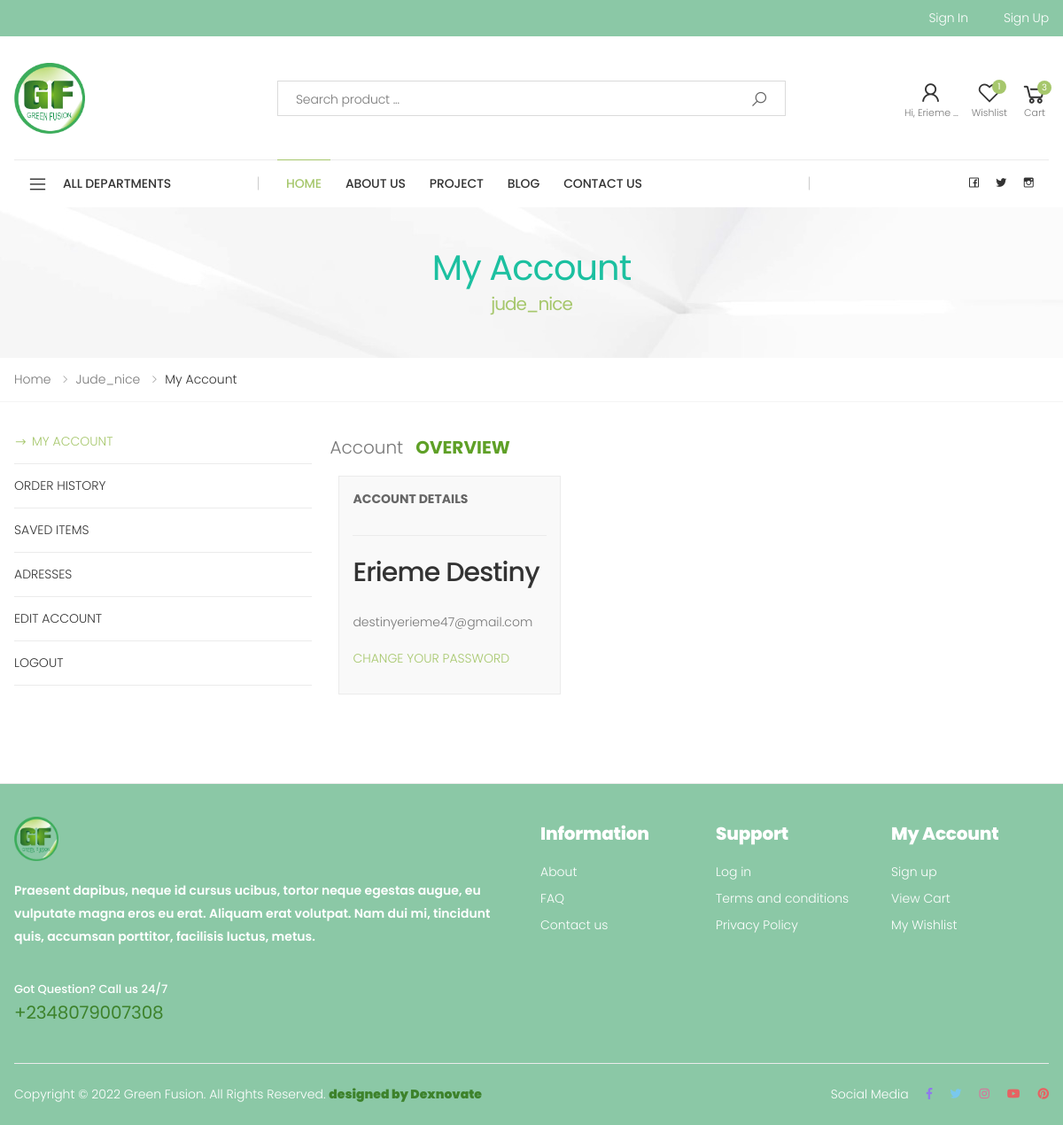
The page /dashboard/ (signed in) on the database its author committed.
### index/models.py (models this page shows, shortened)
class CustomUser(AbstractUser):
    fullname = models.CharField(max_length=50, default='')
    phonenumber = models.CharField(max_length=15, default='')

### index/views.py (the view, shortened to what this page needs)
# urls.py: path('dashboard/', views.dashboard, name='dashboard'),
def dashboard(request):
    wishlist = Wishlist.objects.filter(user=request.user)
    form = EditAccount(request.POST or None)
    context = {'wishlist':wishlist,'form': form}
    return render(request, 'account/dashboard.html',context)

### index/forms.py
class EditAccount(forms.ModelForm):
    class Meta:
        model = CustomUser
        fields = [
            'fullname',
            'phonenumber',
            'email',
        ]

### index/context_processors.py (called while the page is built)
def nav_cats(request):
        return {'nav_cats': Category.objects.all()}

### index/models.py (called while the page is built)
    @property
    def imageURL(self):
        try:
            url = self.image.url
        except:
            url = ''
        return url

### index/templatetags/cart_template_tags.py (called while the page is built)
@register.filter()
def cart_item_count(user):
    if user.is_authenticated:
        qs = CartModel.objects.filter(user=user,order=False)
        if qs.exists():
            return qs.count()
    return 0

@register.filter()
def wish_count(user):
    if user.is_authenticated:
        lister = Wishlist.objects.filter(user=user)
        if lister.exists():
            return lister.count()
    return 0

### template/account/dashboard.html (shortened to what this page needs)
{% extends 'base.html' %}
{%   load crispy_forms_tags  %}
{% load humanize %}
{% load static %}
{% load i18n %}
{% load account socialaccount %}
{% block body %}
        <main class="main">
        	<div class="page-header text-center" style="background-image: url('assets/images/page-header-bg.jpg')">
        		<div class="container">
        			<h1 class="page-title">My Account<span>{{  user }}</span></h1>
        		</div>
        	</div>
            <nav aria-label="breadcrumb" class="breadcrumb-nav mb-3">
                <div class="container">
                    <ol class="breadcrumb">
                        <li class="breadcrumb-item"><a href="{%  url 'index:home' %}">Home</a></li>
                        <li class="breadcrumb-item"><a href="#">{{  user }}</a></li>
                        <li class="breadcrumb-item active" aria-current="page">My Account</li>
                    </ol>
                </div>
            </nav>
            <div class="page-content">
            	<div class="dashboard">
	                <div class="container">
	                	<div class="row">
	                		<aside class="col-md-4 col-lg-3">
	                			<ul class="nav nav-dashboard flex-column mb-3 mb-md-0 text-uppercase" role="tablist">
									{%  if user.is_authenticated %}
								    <li class="nav-item">
								        <a class="nav-link active" id="tab-dashboard-link"
										data-toggle="tab" href="#tab-dashboard" role="tab"
										aria-controls="tab-dashboard" aria-selected="true">
										My account
									   </a>
								    </li>
									{%  else %}
								    <li class="nav-item">
										 <a class="nav-link active" id="tab-dashboard-link"
										 data-toggle="tab" href="#tab-dashboard" role="tab"
										 aria-controls="tab-dashboard" aria-selected="true">my account</a>
								    </li>
									{% endif %}
								    <li class="nav-item">
								        <a class="nav-link" id="tab-orders-link" data-toggle="tab"
										href="#tab-orders" role="tab" aria-controls="tab-orders" aria-selected="false">ORDER HISTORY</a>
								    </li>
								    <li class="nav-item">
								        <a class="nav-link" id="tab-downloads-link"
										data-toggle="tab" href="#tab-downloads"
										role="tab" aria-controls="tab-downloads" aria-selected="false">Saved Items</a>
								    </li>
								    <li class="nav-item">
								        <a class="nav-link" id="tab-address-link" data-toggle="tab"
										 href="#tab-address" role="tab" aria-controls="tab-address" aria-selected="false">Adresses</a>
								    </li>
								    <li class="nav-item">
								        <a class="nav-link" id="tab-account-link" data-toggle="tab"
										href="#tab-account" role="tab" aria-controls="tab-account" aria-selected="false">Edit Account</a>
								    </li>
								    <li class="nav-item">
								        <a class="nav-link" href="{%  url 'account_logout' %}">Logout</a>
								    </li>
								</ul>
	                		</aside>
	                		<div class="col-md-8 col-lg-9">
	                			<div class="tab-content">
								    <div class="tab-pane fade show active" id="tab-dashboard" role="tabpanel" aria-labelledby="tab-dashboard-link">
								    	{%  if user.is_authenticated %}
										<p style="font-size:20px;">
											Account
											<span class="font-weight-bold text-uppercase" style="font-size: 20px;color:#5FA027">&nbsp;&nbsp;Overview </span>
								    	</p>
										<div class="container">
											<div class="row">
												<div class="col-sm-4">
													<div class="card  card-dashboard p-4">
														<div class="card-header ">
															ACCOUNT DETAILS
														</div>
														<hr>
														<h3>
															{{  user.fullname }}
														</h3>
														<p>
														<p>{{ user.email }}</p>
														<a href="{% url 'account_reset_password' %}">CHANGE YOUR PASSWORD</a></p>
													</div>
												</div>
											</div>
										</div>
										{%  endif %}
								    </div>
								</div>
	                		</div>
	                	</div>
	                </div>
                </div>
            </div>
        </main>
{% endblock  %}

### template/header.html (shortened to what this page needs)
{%  load cart_template_tags %}
{%  load static %}
<header class="header header-2 header-intro-clearance">
    <div class="header-top">
        <div class="container">
            <div class="header-right pt-1 pb-1">
                <ul class="top-menu d-flex  text-white">
                    <li>
                        <ul>
                            <li class="d-none d-lg-block"><a href="{% url 'account_login' %}">Sign in</a></li>
                        </ul>
                    </li>
                    <li>
                        <ul>
                            <li class="d-none d-lg-block"><a href="{% url 'account_signup' %}">Sign up</a></li>
                        </ul>
                    </li>
                </ul>
            </div>
        </div>
    </div>
    <div class="header-middle">
        <div class="container">
            <div class="header-left">
                <a href="{%  url 'index:home'  %}" class="logo">
                    <img src="{% static 'assets/images/solar/logo.png' %}" alt="Molla Logo" width="80" height="25">
                </a>
            </div>
            <div class="header-center">
                <div
                    class="header-search header-search-extended header-search-visible header-search-no-radius d-none d-lg-block">
                    <form  action="{% url 'index:search' %}" method="post">
                        <div class="header-search-wrapper search-wrapper-wide">
                            <input type="search" class="form-control" name="searched" placeholder="Search product ..." required>
                            <button class="btn btn-primary" type="submit"><i class="icon-search"></i></button>
                        </div>
                    </form>
                </div>
            </div>
            <div class="header-right">
                <div class="account">
                    {%  if user.is_authenticated %}
                    <a href="{% url 'index:dashboard' %}" title="My account">
                        <div class="icon">
                            <i class="icon-user"></i>
                        </div>
                        <p>Hi, {{  user.fullname|truncatechars:8 }}</p>
                    </a>
                    {% else %}
                    <a href="{% url 'index:dashboard' %}" title="My account">
                        <div class="icon">
                            <i class="icon-user"></i>
                        </div>
                    </a>
                    {% endif %}
                </div>
                <div class="wishlist">
                    <a href="{%  url 'index:wish' %}" title="Wishlist">
                        <div class="icon">
                            <i class="icon-heart-o"></i>
                            <span class="wishlist-count badge">{{request.user|wish_count}}</span>
                        </div>
                        <p>Wishlist</p>
                    </a>
                </div>
                <div class="dropdown cart-dropdown">
                    <a href="{% url 'index:cart' %}" class="dropdown-toggle" >
                        <div class="icon">
                            <i class="icon-shopping-cart"></i>
                            <span class="cart-count">{{request.user | cart_item_count}}</span>
                        </div>
                        <p>Cart</p>
                    </a>
                </div>
            </div>
        </div>
    </div>
    <div class="header-bottom sticky-header">
        <div class="container">
            <div class="header-left">
                <div class="dropdown category-dropdown">
                    <a href="#" class="dropdown-toggle" role="button" data-toggle="dropdown"
                        aria-haspopup="true" aria-expanded="false" data-display="static"
                        title="Browse Categories">
                        ALL DEPARTMENTS
                    </a>
                </div>
            </div>
            <div class="header-center">
                <nav class="main-nav">
                    <ul class="menu sf-arrows ">
                        <li class="megamenu-container active">
                            <a href="{%  url 'index:home'  %}" class="text-uppercase">Home</a>
                        </li>
                        <li>
                            <a href="{%  url 'index:about'  %}" class="text-uppercase">About Us</a>
                        </li>
                        <li>
                            <a href="{%  url 'index:project' %}" class="text-uppercase">Project</a>
                        </li>
                        <li>
                            <a href="{%  url 'index:blog' %}" class="text-uppercase">Blog</a>
                        </li>
                        <li>
                            <a href="{%  url 'index:contact' %}" class="text-uppercase">Contact Us</a>
                        </li>
                    </ul>
                </nav>
            </div>
            <div class="header-right">
                <a href="#"><i class="la la-facebook"></i></a>
                <a href="#"><i class="la la-twitter"></i></a>
                <a href="#"><i class="la la-instagram"></i></a>
            </div>
        </div>
    </div>
</header>

### static/assets/css/skins/skin-demo-2.css (style rules this page uses)
a { color:#a6c76c }
.btn-primary { color:#fff;background-color:#a6c76c;border-color:#a6c76c;box-shadow:none }
.page-header h1 span { color:#a6c76c }
.wishlist a .wishlist-count { background-color:#a6c76c }
.cart-dropdown .cart-count { background-color:#a6c76c }
.menu li:hover>a,.menu li.show>a,.menu li.active>a { color:#a6c76c }
.header-bottom .menu>li>a:before { background-color:#a6c76c }
.category-dropdown .dropdown-toggle:before { background-color:#a6c76c }
.nav-dashboard .nav-link:hover,.nav-dashboard .nav-link:focus,.nav-dashboard .nav-link.active { color:#a6c76c }

### rows shown on the page
CustomUser: fullname "Erieme …", user|wish_count "1", user|cart_item_count "3", username "jude_nice", username "Jude_nice", fullname "Erieme Destiny", email "destinyerieme47@gmail.com"
